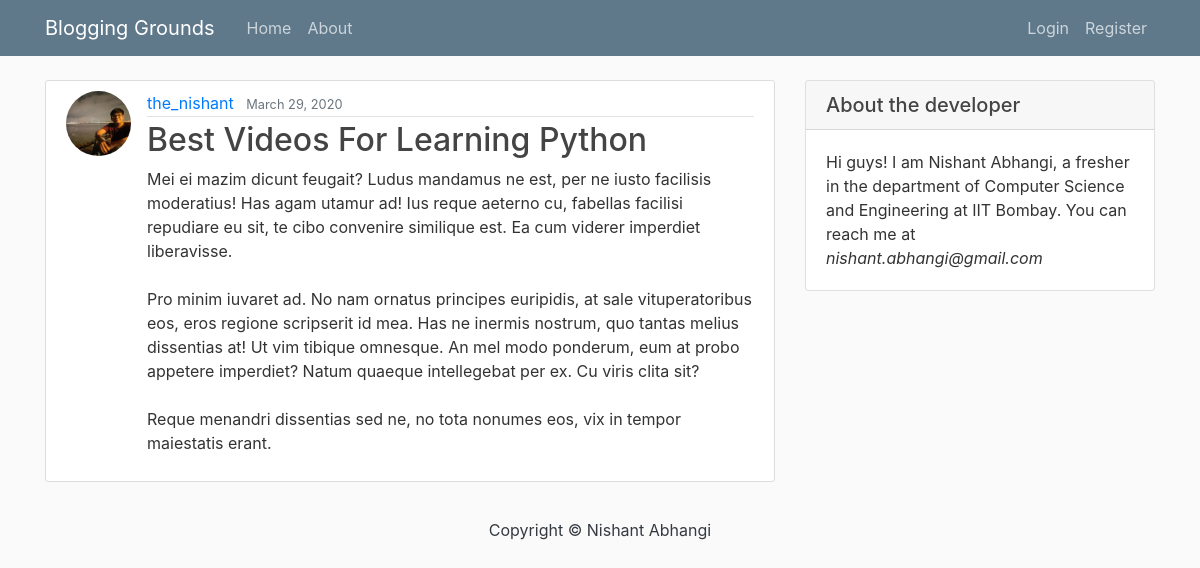
The page /post/26/ on the database its author committed.
### blog/models.py (models this page shows, shortened)
class Post(models.Model):
    title = models.CharField(max_length = 100)
    content = models.TextField()
    date_posted = models.DateTimeField(default = timezone.now)
    author = models.ForeignKey(User, on_delete = models.CASCADE)

### users/models.py (models this page shows, shortened)
class Profile(models.Model):
    user = models.OneToOneField(User, on_delete = models.CASCADE)
    image = models.ImageField(default = 'default.jpg', upload_to = 'profile_pics')

### blog/views.py (the view)
# urls.py: path('post/<int:pk>/', PostDetailView.as_view(), name = 'post-detail'),
class PostDetailView(DetailView):
    model = Post

### blog/templates/blog/post_detail.html (shortened to what this page needs)
{% extends 'blog/base.html' %}
{% block content %}
        <article class="media content-section">
          <img class = 'rounded-circle article-img' src ='{{object.author.profile.image.url}}'>
          <div class="media-body">
            <div class="article-metadata">
              <a class="mr-2" href="{% url 'user-posts' object.author.username %}">{{ object.author }}</a>
              <small class="text-muted">{{ object.date_posted|date:'F d, Y' }}</small>
            </div>
          <h2 class="article-title">{{ object.title }}</h2>
          <p class="article-content">{{ object.content }}</p>
          </div>
        </article>
{% endblock content %}

### blog/static/blog/main.css (style rules this page uses)
body { background: #fafafa; color: #333333; margin-top: 5rem; }
h1, h2, h3, h4, h5, h6 { color: #444444; }
.content-section { background: #ffffff; padding: 10px 20px; border: 1px solid #dddddd; border-radius: 3px; margin-bottom: 20px; }
.article-title { color: #444444; }
.article-content { white-space: pre-line; }
.article-img { height: 65px; width: 65px; margin-right: 16px; }
.article-metadata { padding-bottom: 1px; margin-bottom: 4px; border-bottom: 1px solid #e3e3e3 }

### rows shown on the page
Post: author.profile.image (picture), author "the_nishant", date_posted "March 29, 2020", title "Best Videos For Learning Python", content "Mei ei mazim dicunt feugait? Ludus mandamus ne est, per ne iusto facilisis moderatius! Has agam utamur ad! Ius reque aeterno cu, fabellas facilisi repudiare eu sit, te cibo convenire similique est. Ea cum viderer imperdiet liberavisse. Pro minim iuvaret ad. No nam ornatus principes euripidis, at sale vituperatoribus eos, eros regione scripserit id mea. Has ne inermis nostrum, quo tantas melius dissentias at! Ut vim tibique omnesque. An mel modo ponderum, eum at probo appetere imperdiet? Natum quaeque intellegebat per ex. Cu viris clita sit? Reque menandri dissentias sed ne, no tota nonumes eos, vix in tempor maiestatis erant."
